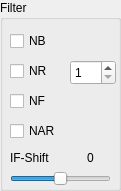
   <widget class="QGroupBox" name="groupBox_filter">
    <property name="geometry">
     <rect>
      <x>480</x>
      <y>220</y>
      <width>121</width>
      <height>191</height>
     </rect>
    </property>
    <property name="title">
     <string>Filter</string>
    </property>
    <widget class="QCheckBox" name="checkBox_NB">
     <property name="geometry">
      <rect>
       <x>10</x>
       <y>30</y>
       <width>51</width>
       <height>22</height>
      </rect>
     </property>
     <property name="toolTip">
      <string>Noise Blanking</string>
     </property>
     <property name="text">
      <string>NB</string>
     </property>
    </widget>
    <widget class="QCheckBox" name="checkBox_NR">
     <property name="geometry">
      <rect>
       <x>10</x>
       <y>60</y>
       <width>51</width>
       <height>22</height>
      </rect>
     </property>
     <property name="toolTip">
      <string>Noise Reduction</string>
     </property>
     <property name="text">
      <string>NR</string>
     </property>
    </widget>
    <widget class="QCheckBox" name="checkBox_NF">
     <property name="geometry">
      <rect>
       <x>10</x>
       <y>90</y>
       <width>51</width>
       <height>22</height>
      </rect>
     </property>
     <property name="toolTip">
      <string>Notch Filter</string>
     </property>
     <property name="text">
      <string>NF</string>
     </property>
    </widget>
    <widget class="QSpinBox" name="spinBox_NR">
     <property name="geometry">
      <rect>
       <x>70</x>
       <y>60</y>
       <width>46</width>
       <height>25</height>
      </rect>
     </property>
     <property name="minimum">
      <number>1</number>
     </property>
     <property name="maximum">
      <number>15</number>
     </property>
    </widget>
    <widget class="QCheckBox" name="checkBox_NAR">
     <property name="geometry">
      <rect>
       <x>10</x>
       <y>120</y>
       <width>61</width>
       <height>22</height>
      </rect>
     </property>
     <property name="toolTip">
      <string>BW Narrow</string>
     </property>
     <property name="text">
      <string>NAR</string>
     </property>
    </widget>
    <widget class="QSlider" name="horizontalSlider_IFshift">
     <property name="geometry">
      <rect>
       <x>10</x>
       <y>170</y>
       <width>101</width>
       <height>18</height>
      </rect>
     </property>
     <property name="minimum">
      <number>-1200</number>
     </property>
     <property name="maximum">
      <number>1200</number>
     </property>
     <property name="singleStep">
      <number>10</number>
     </property>
     <property name="pageStep">
      <number>100</number>
     </property>
     <property name="tracking">
      <bool>false</bool>
     </property>
     <property name="orientation">
      <enum>Qt::Horizontal</enum>
     </property>
    </widget>
    <widget class="QLabel" name="label_IFshift">
     <property name="geometry">
      <rect>
       <x>10</x>
       <y>150</y>
       <width>55</width>
       <height>16</height>
      </rect>
     </property>
     <property name="text">
      <string>IF-Shift</string>
     </property>
     <property name="buddy">
      <cstring>horizontalSlider_IFshift</cstring>
     </property>
    </widget>
    <widget class="QLabel" name="label_IFshiftValue">
     <property name="enabled">
      <bool>true</bool>
     </property>
     <property name="geometry">
      <rect>
       <x>70</x>
       <y>150</y>
       <width>41</width>
       <height>16</height>
      </rect>
     </property>
     <property name="text">
      <string>0</string>
     </property>
     <property name="alignment">
      <set>Qt::AlignCenter</set>
     </property>
    </widget>
   </widget>
